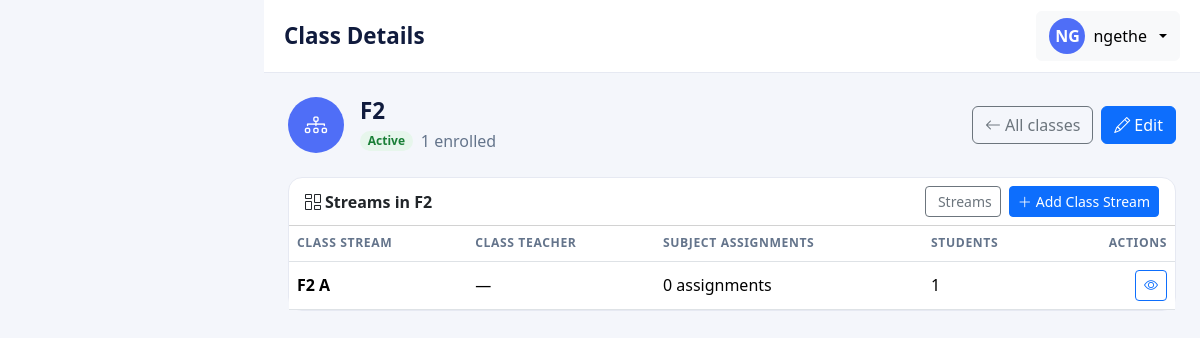
Screenshot of /classes/1/ (signed in) with the database file from the repository.
### accounts/models.py (models this page shows, shortened)
class UserProfile(models.Model):
    class Roles(models.TextChoices):
        ADMIN = 'ADMIN', 'Administrator'
        TEACHER = 'TEACHER', 'Teacher'
        PARENT = 'PARENT', 'Parent'
    user = models.OneToOneField(User, on_delete=models.CASCADE, related_name='profile')
    role = models.CharField(max_length=10, choices=Roles.choices, default=Roles.PARENT)
    phone = models.CharField(max_length=20, blank=True)
    @property
    def is_admin(self):
        return self.role == self.Roles.ADMIN

### core/models.py (models this page shows, shortened)
class SchoolClass(models.Model):
    name = models.CharField(max_length=100, unique=True)
    is_active = models.BooleanField(default=True)
    class Meta:
        ordering = ['name']

class ClassStream(models.Model):
    school_class = models.ForeignKey(
        SchoolClass, on_delete=models.PROTECT, related_name='class_streams',
    )
    stream = models.ForeignKey(
        Stream, on_delete=models.PROTECT, related_name='class_streams',
    )
    class_teacher = models.ForeignKey(
        Teacher, null=True, blank=True,
        on_delete=models.SET_NULL, related_name='headed_streams',
    )
    subjects = models.ManyToManyField(Subject, blank=True, related_name='class_streams')
    class Meta:
        ordering = ['school_class__name', 'stream__name']
        constraints = [
            models.UniqueConstraint(
                fields=['school_class', 'stream'],
                name='unique_class_stream',
            ),
        ]
    def __str__(self):
        return f'{self.school_class.name} {self.stream.name}'

class Stream(models.Model):
    name = models.CharField(max_length=50, unique=True)
    class Meta:
        ordering = ['name']

### structure/views.py (the view)
# urls.py: path('classes/<int:pk>/', ClassDetailView.as_view(), name='class_detail'),
class ClassDetailView(AdminRequiredMixin, _AdminContextMixin, DetailView):
    model = SchoolClass
    template_name = 'structure/class_detail.html'
    context_object_name = 'school_class'
    header_title = 'Class Details'
    def get_queryset(self):
        return super().get_queryset().annotate(
            student_count=Count('class_streams__students', distinct=True)
        )
    def get_context_data(self, **kwargs):
        context = super().get_context_data(**kwargs)
        context['class_streams'] = self.object.class_streams.prefetch_related(
            'assignments'
        ).annotate(
            student_count=Count('students', distinct=True)
        )
        return context

### accounts/access.py (called while the page is built)
def get_role(user):
    if not user or not user.is_authenticated:
        return None
    profile = getattr(user, 'profile', None)
    return profile.role if profile else None

def has_role(user, roles):
    return get_role(user) in roles

    def test_func(self):
        return has_role(self.request.user, self.roles)

### structure/views.py (called while the page is built)
    def get_context_data(self, **kwargs):
        context = super().get_context_data(**kwargs)
        context['page_title'] = self.header_title
        return context

### templates/structure/class_detail.html (shortened to what this page needs)
{% extends 'base.html' %}
{% block content %}
  <div class="d-flex flex-wrap justify-content-between align-items-center gap-2 mb-4">
    <div class="d-flex align-items-center gap-3">
      <span class="user-avatar" style="width:56px;height:56px;font-size:1.4rem;">
        <i class="bi bi-diagram-3"></i>
      </span>
      <div>
        <h1 class="page-title mb-1">{{ school_class.name }}</h1>
        <div class="d-flex align-items-center gap-2">
          {% if school_class.is_active %}
            <span class="badge rounded-pill bg-soft-success">Active</span>
          {% else %}
            <span class="badge rounded-pill bg-soft-secondary">Inactive</span>
          {% endif %}
          <span class="text-subtle">{{ school_class.student_count }} enrolled</span>
        </div>
      </div>
    </div>
    <div class="d-flex gap-2">
      <a href="{% url 'structure:class_list' %}" class="btn btn-outline-secondary">
        <i class="bi bi-arrow-left me-1"></i>All classes
      </a>
      <a href="{% url 'structure:class_edit' school_class.pk %}" class="btn btn-primary">
        <i class="bi bi-pencil me-1"></i>Edit
      </a>
    </div>
  </div>
  <div class="card card-body-section">
    <div class="card-header bg-transparent fw-semibold d-flex flex-wrap justify-content-between align-items-center gap-2">
      <span><i class="bi bi-columns-gap me-1"></i>Streams in {{ school_class.name }}</span>
      <span class="d-flex gap-2">
        <a href="{% url 'structure:stream_list' %}" class="btn btn-sm btn-outline-secondary">
          Streams
        </a>
        <a href="{% url 'structure:classstream_add' %}" class="btn btn-sm btn-primary">
          <i class="bi bi-plus-lg me-1"></i>Add Class Stream
        </a>
      </span>
    </div>
    <div class="card-body p-0">
      {% if class_streams %}
        <div class="table-responsive">
          <table class="table table-hover align-middle mb-0">
            <thead>
              <tr>
                <th>Class Stream</th>
                <th>Class Teacher</th>
                <th>Subject Assignments</th>
                <th>Students</th>
                <th class="text-end">Actions</th>
              </tr>
            </thead>
            <tbody>
              {% for cs in class_streams %}
                <tr>
                  <td class="fw-semibold">{{ cs }}</td>
                  <td>{{ cs.class_teacher.full_name|default:"—" }}</td>
                  <td>{{ cs.assignments.count }} assignment{{ cs.assignments.count|pluralize }}</td>
                  <td>{{ cs.student_count }}</td>
                  <td class="text-end text-nowrap">
                    <a href="{% url 'structure:classstream_detail' cs.pk %}" class="btn btn-sm btn-outline-primary" title="View">
                      <i class="bi bi-eye"></i>
                    </a>
                  </td>
                </tr>
              {% endfor %}
            </tbody>
          </table>
        </div>
      {% endif %}
    </div>
  </div>
{% endblock %}

### templates/partials/topbar.html (shortened to what this page needs)
<header class="app-topbar">
  <div class="d-flex align-items-center justify-content-between gap-2">
    <div class="d-flex align-items-center gap-2">
      <h1 class="page-title mb-0">{% block page_title %}{{ page_title|default:"Dashboard" }}{% endblock %}</h1>
    </div>
    <div class="d-flex align-items-center gap-2">
      {% if user_profile %}
        <div class="dropdown">
          <button class="btn btn-light dropdown-toggle d-flex align-items-center gap-2" type="button"
                  data-bs-toggle="dropdown" aria-expanded="false">
            <span class="user-avatar">{{ user_profile.user.username|slice:":2"|upper }}</span>
            <span class="d-none d-md-inline">{{ user_profile.user.get_full_name|default:user_profile.user.username }}</span>
          </button>
        </div>
      {% endif %}
    </div>
  </div>
</header>

### static/css/app.css (style rules this page uses)
:root { --brand-navy: #101b3d; --brand-navy-2: #1b2a5e; --brand-accent: #4f6ef7; --brand-accent-soft: #eef1fe; --body-bg: #f4f6fb; --sidebar-width: 264px; --text-muted: #64748b; }
body.app-body { background-color: var(--body-bg); font-family: 'Segoe UI', system-ui, -apple-system, sans-serif; }
.app-topbar { background: #fff; border-bottom: 1px solid #e6e9f2; padding: 0.7rem 1.25rem; position: sticky; top: 0; z-index: 100; }
.card-body-section { background: #fff; border: 1px solid #e6e9f2; border-radius: 14px; }
.table > :not(caption) > * > * { vertical-align: middle; }
.table thead th { font-size: 0.76rem; text-transform: uppercase; letter-spacing: 0.05em; color: var(--text-muted); border-bottom-width: 1px; white-space: nowrap; }
.page-title { font-size: 1.4rem; font-weight: 700; color: var(--brand-navy); margin: 0; }
.text-subtle { color: var(--text-muted); }
.bg-soft-success { background: #e7f6ec !important; color: #1a7f37 !important; }
.user-avatar { width: 36px; height: 36px; border-radius: 50%; background: var(--brand-accent); color: #fff; display: inline-flex; align-items: center; justify-content: center; font-weight: 600; }

### rows the page displays
UserProfile: user.username "NG", user.get_full_name "ngethe"
SchoolClass: name "F2", student_count "1"
ClassStream: school_class+stream "F2 A", class_teacher.full_name "—", assignments.count "0", student_count "1"

### other values shown
{{ page_title|default:"Dashboard" }} "Class Details"
